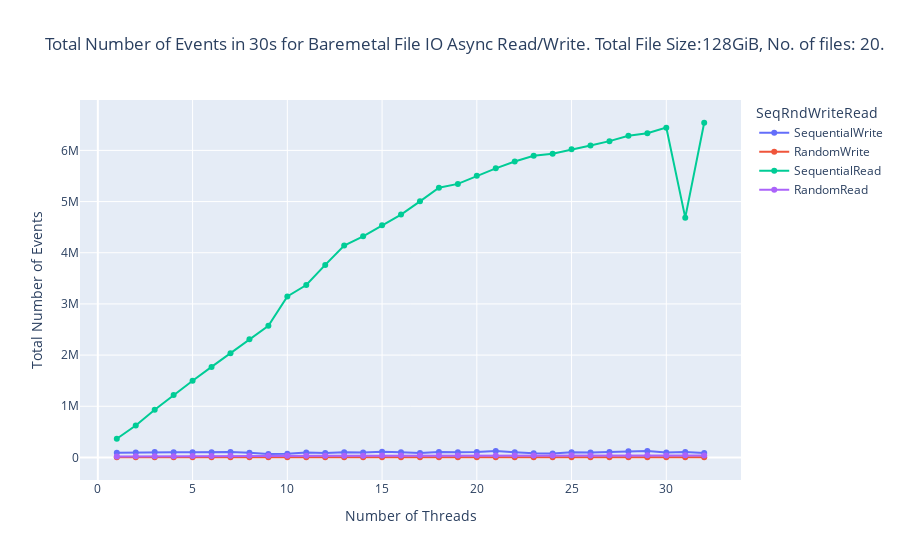

Notebook source saved alongside this figure:
### Code cell
import plotly.express as px
fig = px.line(bareMetal_async_df, x='Number of Threads', y='Total Number of Events', color='SeqRndWriteRead', markers=True, title=f"Total Number of Events in 30s for Baremetal File IO Async Read/Write. Total File Size:{bareMetal_async_df['Total File Size'][0]}, No. of files: {bareMetal_async_df['Number of Files'][0]}.")
fig.show()

### Figure 1 — Plotly figure (JSON) as saved in the notebook; plotly's stock layout.template omitted (floating-point values rounded to 4 significant figures)
{"data": [{"hovertemplate": "SeqRndWriteRead=SequentialWrite<br>Number of Threads=%{x}<br>Total Number of Events=%{y}<extra></extra>", "legendgroup": "SequentialWrite", "line": {"color": "#636efa", "dash": "solid"}, "marker": {"symbol": "circle"}, "mode": "lines+markers", "name": "SequentialWrite", "orientation": "v", "showlegend": true, "type": "scatter", "x": [1, 2, 3, 4, 5, 6, 7, 8, 9, 10, 11, 12, 13, 14, 15, 16, 17, 18, 19, 20, 21, 22, 23, 24, 25, 26, 27, 28, 29, 30, 31, 32], "xaxis": "x", "y": [90941, 97788, 106521, 102102, 101155, 103425, 104624, 93352, 69348, 72225, 94430, 85070, 103904, 96591, 110381, 99463, 85029, 108463, 100078, 106436, 125391, 101261, 80381, 78237, 99467, 98751, 105873, 122141, 124792, 97439, 108465, 86983], "yaxis": "y"}, {"hovertemplate": "SeqRndWriteRead=RandomWrite<br>Number of Threads=%{x}<br>Total Number of Events=%{y}<extra></extra>", "legendgroup": "RandomWrite", "line": {"color": "#EF553B", "dash": "solid"}, "marker": {"symbol": "circle"}, "mode": "lines+markers", "name": "RandomWrite", "orientation": "v", "showlegend": true, "type": "scatter", "x": [1, 2, 3, 4, 5, 6, 7, 8, 9, 10, 11, 12, 13, 14, 15, 16, 17, 18, 19, 20, 21, 22, 23, 24, 25, 26, 27, 28, 29, 30, 31, 32], "xaxis": "x", "y": [3926, 3942, 4063, 3954, 4035, 3953, 4075, 4185, 3960, 3946, 4076, 3862, 4034, 4044, 3981, 4075, 4021, 4043, 4011, 4070, 4032, 4063, 4074, 3948, 3961, 4149, 4174, 4182, 4070, 4073, 4075, 4187], "yaxis": "y"}, {"hovertemplate": "SeqRndWriteRead=SequentialRead<br>Number of Threads=%{x}<br>Total Number of Events=%{y}<extra></extra>", "legendgroup": "SequentialRead", "line": {"color": "#00cc96", "dash": "solid"}, "marker": {"symbol": "circle"}, "mode": "lines+markers", "name": "SequentialRead", "orientation": "v", "showlegend": true, "type": "scatter", "x": [1, 2, 3, 4, 5, 6, 7, 8, 9, 10, 11, 12, 13, 14, 15, 16, 17, 18, 19, 20, 21, 22, 23, 24, 25, 26, 27, 28, 29, 30, 31, 32], "xaxis": "x", "y": [365146, 623199, 931023, 1220728, 1497604, 1769248, 2038032, 2308684, 2572149, 3145469, 3368505, 3761954, 4139886, 4320606, 4536871, 4746253, 5004749, 5271704, 5345684, 5503747, 5648835, 5783500, 5895095, 5932777, 6022388, 6096912, 6181049, 6286493, 6334244, 6444837, 4686214, 6540170], "yaxis": "y"}, {"hovertemplate": "SeqRndWriteRead=RandomRead<br>Number of Threads=%{x}<br>Total Number of Events=%{y}<extra></extra>", "legendgroup": "RandomRead", "line": {"color": "#ab63fa", "dash": "solid"}, "marker": {"symbol": "circle"}, "mode": "lines+markers", "name": "RandomRead", "orientation": "v", "showlegend": true, "type": "scatter", "x": [1, 2, 3, 4, 5, 6, 7, 8, 9, 10, 11, 12, 13, 14, 15, 16, 17, 18, 19, 20, 21, 22, 23, 24, 25, 26, 27, 28, 29, 30, 31, 32], "xaxis": "x", "y": [19846, 22155, 25303, 25313, 27609, 29322, 32350, 31516, 33506, 32958, 34527, 34137, 33856, 34211, 36478, 36095, 36256, 35628, 37549, 37647, 38269, 37483, 39646, 38657, 41174, 38941, 41222, 40198, 41452, 40155, 42035, 39517], "yaxis": "y"}], "layout": {"legend": {"title": {"text": "SeqRndWriteRead"}, "tracegroupgap": 0}, "title": {"text": "Total Number of Events in 30s for Baremetal File IO Async Read/Write. Total File Size:128GiB, No. of files: 20."}, "xaxis": {"anchor": "y", "domain": [0, 1], "title": {"text": "Number of Threads"}}, "yaxis": {"anchor": "x", "domain": [0, 1], "title": {"text": "Total Number of Events"}}}}
